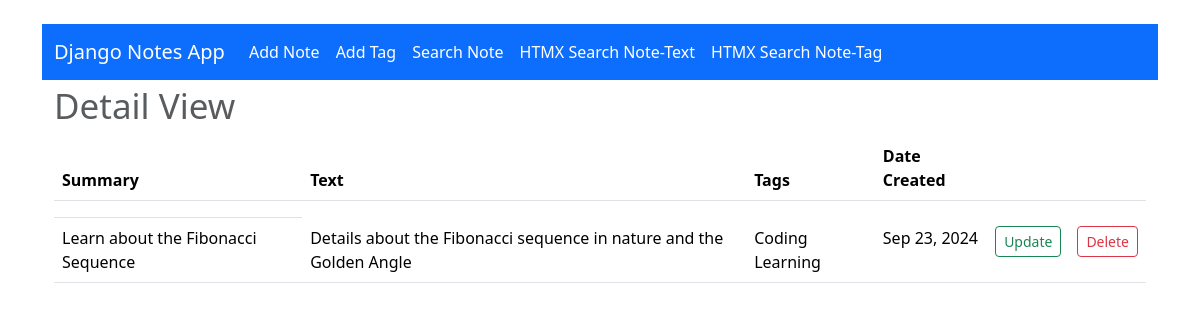
/detail_note/6, run on the app's committed database.
### notes/models.py (models this page shows, shortened)
class Note(models.Model):
    summary=models.CharField(max_length=128)
    text=models.CharField(max_length=255)
    tags = models.ManyToManyField(Tag, blank=True)
    date_created = models.DateTimeField(auto_now=True)
    class Meta:
        ordering = ["date_created"]

class Tag(models.Model):
    tag=models.CharField(max_length=255, unique=True)
    def __str__(self):
        return self.tag

### notes/views.py (the view)
# urls.py: path('detail_note/<str:pk>', views.detail_note, name="detail_note"),
def detail_note(request, pk):
	note = Note.objects.get(id=pk)
	if request.method == 'POST':
		form = NoteForm(request.POST, instance=note)
		if form.is_valid():
			form.save()
			return redirect('/')
	else:
		form = NoteForm() # GET Request returns empty form
	context = {'note': note, 'form':form}
	return render(request, 'notes/detail_note.html', context)

### notes/templates/notes/detail_note.html (shortened to what this page needs)
{% extends "notes/base.html" %}
{% block content %}
<div class="container">
    <h1><small class="text-muted">Detail View</small></h1>
</div>
<div class="container">
    <table class="table">
        <thead>
            <tr>
                <th>Summary</th>
                <th>Text</th>
                <th>Tags</th>
                <th>Date Created</th>
                <th></th>
                <th></th>
            </tr>
            <tr>
                <td>
                </td>
        </thead>
        <tbody>
            <tr>
                <td>{{ note.summary }}</td>
                <td>{{ note.text }}</td>
                <td>
                    {% for tag in note.tags.all %}
                        {{ tag }}
                    {% endfor %}
                </td>
                <td>{{ note.date_created | date:"M j, Y"}}</td>
                <td>
                    <a class="btn btn-sm btn-outline-success" href="{% url 'update_note' note.id %}">Update</a>
                </td>
                <td>
                    <a class="btn btn-sm btn-outline-danger" href="{% url 'delete_note' note.id %}">Delete</a>
                </td>
            </tr>
        </tbody>
    </table>
</div>
{% endblock content %}

### data on the page
Note: summary "Learn about the Fibonacci Sequence", text "Details about the Fibonacci sequence in nature and the Golden Angle", date_created "Sep 23, 2024"
Tag: tag "Coding"
Tag: tag "Learning"
